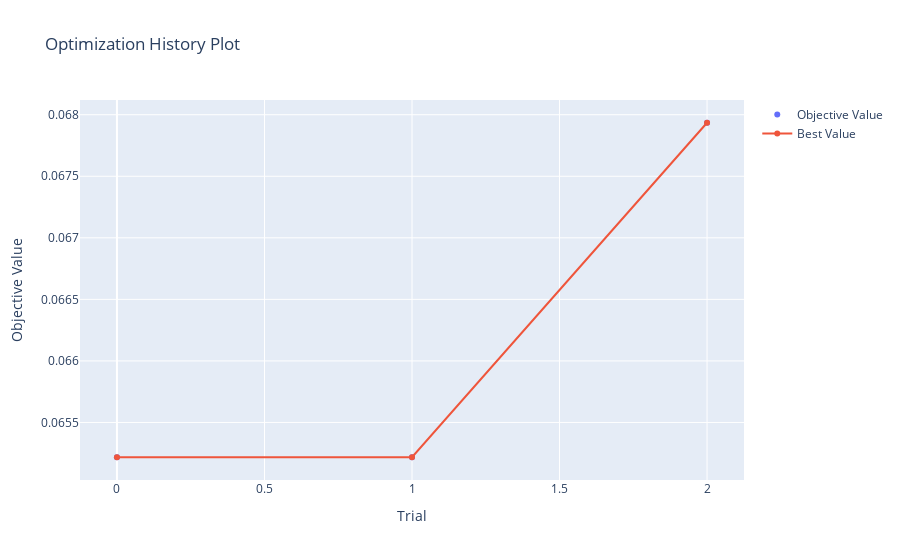

The notebook cell this image was saved under:
### Code cell
optuna.visualization.plot_optimization_history(study)

### Figure 1 — Plotly figure (JSON) as saved in the notebook; plotly's stock layout.template omitted (floating-point values rounded to 4 significant figures)
{"data": [{"mode": "markers", "name": "Objective Value", "type": "scatter", "x": [0, 1, 2], "y": [0.06522, 0.06522, 0.06793]}, {"name": "Best Value", "type": "scatter", "x": [0, 1, 2], "y": [0.06522, 0.06522, 0.06793]}], "layout": {"title": {"text": "Optimization History Plot"}, "xaxis": {"title": {"text": "Trial"}}, "yaxis": {"title": {"text": "Objective Value"}}}}
